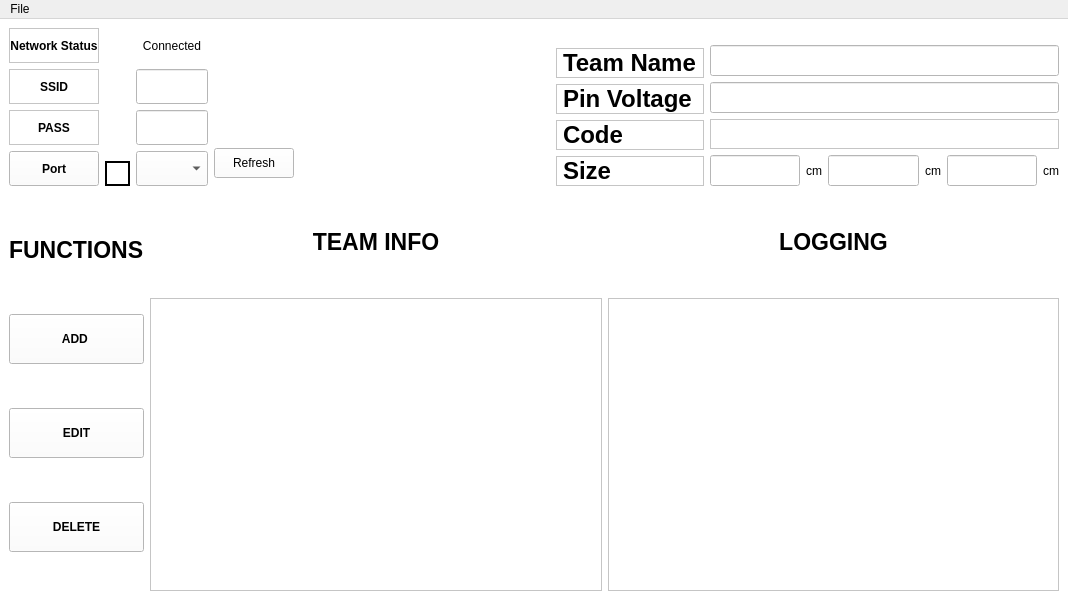
<?xml version="1.0" encoding="UTF-8"?>
<ui version="4.0">
 <class>MainWindow</class>
 <widget class="QMainWindow" name="MainWindow">
  <property name="geometry">
   <rect>
    <x>0</x>
    <y>0</y>
    <width>1068</width>
    <height>600</height>
   </rect>
  </property>
  <property name="windowTitle">
   <string>MainWindow</string>
  </property>
  <widget class="QWidget" name="centralwidget">
   <property name="styleSheet">
    <string notr="true">background-color: white;
</string>
   </property>
   <layout class="QGridLayout" name="gridLayout">
    <item row="2" column="0">
     <layout class="QVBoxLayout" name="all">
      <item>
       <layout class="QHBoxLayout" name="functions">
        <item>
         <layout class="QHBoxLayout" name="_2">
          <property name="sizeConstraint">
           <enum>QLayout::SetFixedSize</enum>
          </property>
          <item>
           <layout class="QVBoxLayout" name="lblWLZone">
            <property name="sizeConstraint">
             <enum>QLayout::SetMaximumSize</enum>
            </property>
            <item>
             <widget class="QLabel" name="lblNetworkStatus">
              <property name="maximumSize">
               <size>
                <width>200</width>
                <height>50</height>
               </size>
              </property>
              <property name="font">
               <font>
                <weight>75</weight>
                <bold>true</bold>
               </font>
              </property>
              <property name="frameShape">
               <enum>QFrame::StyledPanel</enum>
              </property>
              <property name="text">
               <string>Network Status</string>
              </property>
              <property name="alignment">
               <set>Qt::AlignCenter</set>
              </property>
             </widget>
            </item>
            <item>
             <widget class="QLabel" name="lblSsid">
              <property name="maximumSize">
               <size>
                <width>200</width>
                <height>50</height>
               </size>
              </property>
              <property name="font">
               <font>
                <weight>75</weight>
                <bold>true</bold>
               </font>
              </property>
              <property name="frameShape">
               <enum>QFrame::StyledPanel</enum>
              </property>
              <property name="text">
               <string>SSID</string>
              </property>
              <property name="alignment">
               <set>Qt::AlignCenter</set>
              </property>
             </widget>
            </item>
            <item>
             <widget class="QLabel" name="lblPass">
              <property name="maximumSize">
               <size>
                <width>200</width>
                <height>50</height>
               </size>
              </property>
              <property name="font">
               <font>
                <weight>75</weight>
                <bold>true</bold>
               </font>
              </property>
              <property name="frameShape">
               <enum>QFrame::StyledPanel</enum>
              </property>
              <property name="text">
               <string>PASS</string>
              </property>
              <property name="alignment">
               <set>Qt::AlignCenter</set>
              </property>
             </widget>
            </item>
            <item>
             <widget class="QPushButton" name="btn_port">
              <property name="maximumSize">
               <size>
                <width>200</width>
                <height>50</height>
               </size>
              </property>
              <property name="font">
               <font>
                <weight>75</weight>
                <bold>true</bold>
               </font>
              </property>
              <property name="text">
               <string>Port</string>
              </property>
             </widget>
            </item>
           </layout>
          </item>
          <item>
           <layout class="QHBoxLayout" name="RefreshZone">
            <property name="sizeConstraint">
             <enum>QLayout::SetFixedSize</enum>
            </property>
            <item>
             <layout class="QVBoxLayout" name="verticalLayout">
              <property name="sizeConstraint">
               <enum>QLayout::SetFixedSize</enum>
              </property>
              <item>
               <widget class="QLabel" name="blank_4">
                <property name="maximumSize">
                 <size>
                  <width>200</width>
                  <height>200</height>
                 </size>
                </property>
                <property name="text">
                 <string/>
                </property>
                <property name="alignment">
                 <set>Qt::AlignCenter</set>
                </property>
               </widget>
              </item>
              <item>
               <widget class="QLabel" name="lblPortStatus">
                <property name="minimumSize">
                 <size>
                  <width>25</width>
                  <height>25</height>
                 </size>
                </property>
                <property name="maximumSize">
                 <size>
                  <width>25</width>
                  <height>25</height>
                 </size>
                </property>
                <property name="frameShape">
                 <enum>QFrame::WinPanel</enum>
                </property>
                <property name="text">
                 <string/>
                </property>
                <property name="alignment">
                 <set>Qt::AlignCenter</set>
                </property>
               </widget>
              </item>
             </layout>
            </item>
           </layout>
          </item>
          <item>
           <layout class="QVBoxLayout" name="WLZone">
            <property name="sizeConstraint">
             <enum>QLayout::SetFixedSize</enum>
            </property>
            <item>
             <widget class="QLabel" name="lblStatus">
              <property name="maximumSize">
               <size>
                <width>200</width>
                <height>50</height>
               </size>
              </property>
              <property name="text">
               <string>Connected</string>
              </property>
              <property name="alignment">
               <set>Qt::AlignCenter</set>
              </property>
             </widget>
            </item>
            <item>
             <widget class="QLineEdit" name="ssid_fields">
              <property name="maximumSize">
               <size>
                <width>16500</width>
                <height>50</height>
               </size>
              </property>
              <property name="font">
               <font>
                <weight>75</weight>
                <bold>true</bold>
               </font>
              </property>
             </widget>
            </item>
            <item>
             <widget class="QLineEdit" name="pass_fields">
              <property name="maximumSize">
               <size>
                <width>16500</width>
                <height>50</height>
               </size>
              </property>
             </widget>
            </item>
            <item>
             <widget class="QComboBox" name="port_container">
              <property name="maximumSize">
               <size>
                <width>16500</width>
                <height>50</height>
               </size>
              </property>
             </widget>
            </item>
           </layout>
          </item>
         </layout>
        </item>
        <item>
         <layout class="QVBoxLayout" name="lblZone">
          <property name="sizeConstraint">
           <enum>QLayout::SetFixedSize</enum>
          </property>
          <item>
           <widget class="QLabel" name="label_6">
            <property name="maximumSize">
             <size>
              <width>16777215</width>
              <height>100</height>
             </size>
            </property>
            <property name="font">
             <font>
              <weight>50</weight>
              <bold>false</bold>
             </font>
            </property>
            <property name="text">
             <string/>
            </property>
           </widget>
          </item>
          <item>
           <widget class="QPushButton" name="btn_refresh">
            <property name="maximumSize">
             <size>
              <width>16777215</width>
              <height>30</height>
             </size>
            </property>
            <property name="text">
             <string>Refresh</string>
            </property>
           </widget>
          </item>
         </layout>
        </item>
        <item>
         <widget class="QLabel" name="label_4">
          <property name="minimumSize">
           <size>
            <width>250</width>
            <height>0</height>
           </size>
          </property>
          <property name="maximumSize">
           <size>
            <width>250</width>
            <height>16777215</height>
           </size>
          </property>
          <property name="text">
           <string/>
          </property>
         </widget>
        </item>
        <item>
         <layout class="QVBoxLayout" name="lblZone">
          <property name="sizeConstraint">
           <enum>QLayout::SetFixedSize</enum>
          </property>
          <item>
           <widget class="QLabel" name="label_6">
            <property name="maximumSize">
             <size>
              <width>16777215</width>
              <height>50</height>
             </size>
            </property>
            <property name="text">
             <string/>
            </property>
           </widget>
          </item>
          <item>
           <widget class="QLabel" name="lblName">
            <property name="maximumSize">
             <size>
              <width>200</width>
              <height>50</height>
             </size>
            </property>
            <property name="font">
             <font>
              <pointsize>18</pointsize>
              <weight>75</weight>
              <bold>true</bold>
              <kerning>true</kerning>
             </font>
            </property>
            <property name="frameShape">
             <enum>QFrame::StyledPanel</enum>
            </property>
            <property name="text">
             <string>Team Name</string>
            </property>
           </widget>
          </item>
          <item>
           <widget class="QLabel" name="lblPin">
            <property name="maximumSize">
             <size>
              <width>200</width>
              <height>50</height>
             </size>
            </property>
            <property name="font">
             <font>
              <pointsize>18</pointsize>
              <weight>75</weight>
              <bold>true</bold>
              <kerning>true</kerning>
             </font>
            </property>
            <property name="frameShape">
             <enum>QFrame::StyledPanel</enum>
            </property>
            <property name="text">
             <string>Pin Voltage</string>
            </property>
           </widget>
          </item>
          <item>
           <widget class="QLabel" name="lblCode">
            <property name="font">
             <font>
              <pointsize>18</pointsize>
              <weight>75</weight>
              <bold>true</bold>
             </font>
            </property>
            <property name="frameShape">
             <enum>QFrame::StyledPanel</enum>
            </property>
            <property name="text">
             <string>Code</string>
            </property>
           </widget>
          </item>
          <item>
           <widget class="QLabel" name="lblSize">
            <property name="maximumSize">
             <size>
              <width>200</width>
              <height>50</height>
             </size>
            </property>
            <property name="font">
             <font>
              <pointsize>18</pointsize>
              <weight>75</weight>
              <bold>true</bold>
              <kerning>true</kerning>
             </font>
            </property>
            <property name="frameShape">
             <enum>QFrame::StyledPanel</enum>
            </property>
            <property name="text">
             <string>Size</string>
            </property>
           </widget>
          </item>
         </layout>
        </item>
        <item>
         <layout class="QVBoxLayout" name="InfoZone">
          <property name="sizeConstraint">
           <enum>QLayout::SetFixedSize</enum>
          </property>
          <item>
           <widget class="QLabel" name="blank_3">
            <property name="maximumSize">
             <size>
              <width>16777215</width>
              <height>11</height>
             </size>
            </property>
            <property name="text">
             <string/>
            </property>
           </widget>
          </item>
          <item>
           <widget class="QLineEdit" name="txtName">
            <property name="maximumSize">
             <size>
              <width>550</width>
              <height>50</height>
             </size>
            </property>
           </widget>
          </item>
          <item>
           <widget class="QLineEdit" name="txtPin">
            <property name="maximumSize">
             <size>
              <width>550</width>
              <height>50</height>
             </size>
            </property>
           </widget>
          </item>
          <item>
           <widget class="QLabel" name="txtCode">
            <property name="frameShape">
             <enum>QFrame::StyledPanel</enum>
            </property>
            <property name="text">
             <string/>
            </property>
           </widget>
          </item>
          <item>
           <layout class="QHBoxLayout" name="horizontalLayout">
            <property name="sizeConstraint">
             <enum>QLayout::SetFixedSize</enum>
            </property>
            <item>
             <widget class="QLineEdit" name="txtHeight">
              <property name="maximumSize">
               <size>
                <width>150</width>
                <height>50</height>
               </size>
              </property>
             </widget>
            </item>
            <item>
             <widget class="QLabel" name="label">
              <property name="text">
               <string>cm</string>
              </property>
             </widget>
            </item>
            <item>
             <widget class="QLineEdit" name="txtWeight">
              <property name="maximumSize">
               <size>
                <width>150</width>
                <height>50</height>
               </size>
              </property>
             </widget>
            </item>
            <item>
             <widget class="QLabel" name="label_2">
              <property name="text">
               <string>cm</string>
              </property>
             </widget>
            </item>
            <item>
             <widget class="QLineEdit" name="txtLong">
              <property name="maximumSize">
               <size>
                <width>150</width>
                <height>50</height>
               </size>
              </property>
             </widget>
            </item>
            <item>
             <widget class="QLabel" name="label_3">
              <property name="text">
               <string>cm</string>
              </property>
             </widget>
            </item>
           </layout>
          </item>
         </layout>
        </item>
       </layout>
      </item>
      <item>
       <layout class="QHBoxLayout" name="UNDER">
        <item>
         <layout class="QVBoxLayout" name="FUNCTION">
          <item>
           <widget class="QLabel" name="lblFunctions">
            <property name="maximumSize">
             <size>
              <width>16777215</width>
              <height>40</height>
             </size>
            </property>
            <property name="font">
             <font>
              <pointsize>17</pointsize>
              <weight>75</weight>
              <bold>true</bold>
             </font>
            </property>
            <property name="text">
             <string>FUNCTIONS</string>
            </property>
           </widget>
          </item>
          <item>
           <widget class="QPushButton" name="btn_add">
            <property name="maximumSize">
             <size>
              <width>500</width>
              <height>50</height>
             </size>
            </property>
            <property name="font">
             <font>
              <weight>75</weight>
              <bold>true</bold>
             </font>
            </property>
            <property name="text">
             <string>ADD </string>
            </property>
           </widget>
          </item>
          <item>
           <widget class="QPushButton" name="btn_edit">
            <property name="maximumSize">
             <size>
              <width>500</width>
              <height>50</height>
             </size>
            </property>
            <property name="font">
             <font>
              <weight>75</weight>
              <bold>true</bold>
             </font>
            </property>
            <property name="text">
             <string>EDIT</string>
            </property>
           </widget>
          </item>
          <item>
           <widget class="QPushButton" name="btn_delete">
            <property name="maximumSize">
             <size>
              <width>500</width>
              <height>50</height>
             </size>
            </property>
            <property name="font">
             <font>
              <weight>75</weight>
              <bold>true</bold>
             </font>
            </property>
            <property name="text">
             <string>DELETE</string>
            </property>
           </widget>
          </item>
         </layout>
        </item>
        <item>
         <layout class="QVBoxLayout" name="INFO">
          <property name="sizeConstraint">
           <enum>QLayout::SetFixedSize</enum>
          </property>
          <item>
           <widget class="QLabel" name="lblTeamInfo">
            <property name="minimumSize">
             <size>
              <width>0</width>
              <height>100</height>
             </size>
            </property>
            <property name="maximumSize">
             <size>
              <width>16777215</width>
              <height>100</height>
             </size>
            </property>
            <property name="font">
             <font>
              <pointsize>17</pointsize>
              <weight>75</weight>
              <bold>true</bold>
             </font>
            </property>
            <property name="text">
             <string>TEAM INFO</string>
            </property>
            <property name="alignment">
             <set>Qt::AlignCenter</set>
            </property>
           </widget>
          </item>
          <item>
           <widget class="QListWidget" name="team_info_container"/>
          </item>
         </layout>
        </item>
        <item>
         <layout class="QVBoxLayout" name="LOG">
          <property name="sizeConstraint">
           <enum>QLayout::SetFixedSize</enum>
          </property>
          <item>
           <widget class="QLabel" name="lblLog">
            <property name="minimumSize">
             <size>
              <width>0</width>
              <height>100</height>
             </size>
            </property>
            <property name="maximumSize">
             <size>
              <width>16777215</width>
              <height>100</height>
             </size>
            </property>
            <property name="font">
             <font>
              <pointsize>17</pointsize>
              <weight>75</weight>
              <bold>true</bold>
             </font>
            </property>
            <property name="text">
             <string>LOGGING</string>
            </property>
            <property name="alignment">
             <set>Qt::AlignCenter</set>
            </property>
           </widget>
          </item>
          <item>
           <widget class="QListWidget" name="log_container"/>
          </item>
         </layout>
        </item>
       </layout>
      </item>
     </layout>
    </item>
   </layout>
  </widget>
  <widget class="QMenuBar" name="menubar">
   <property name="geometry">
    <rect>
     <x>0</x>
     <y>0</y>
     <width>1068</width>
     <height>21</height>
    </rect>
   </property>
   <widget class="QMenu" name="menuFile">
    <property name="title">
     <string>File</string>
    </property>
    <addaction name="actionExport"/>
    <addaction name="actionImport"/>
   </widget>
   <addaction name="menuFile"/>
  </widget>
  <action name="actionExport">
   <property name="text">
    <string>Export</string>
   </property>
  </action>
  <action name="actionImport">
   <property name="text">
    <string>Import</string>
   </property>
  </action>
 </widget>
 <resources/>
 <connections/>
</ui>
